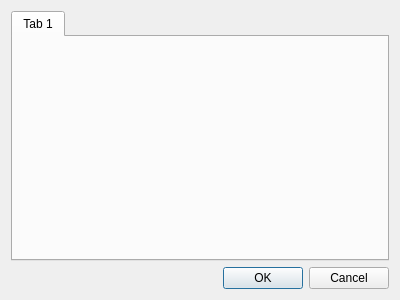
<?xml version="1.0" encoding="UTF-8"?>
<ui version="4.0">
 <class>PreferencesDialog</class>
 <widget class="QDialog" name="PreferencesDialog">
  <property name="geometry">
   <rect>
    <x>0</x>
    <y>0</y>
    <width>400</width>
    <height>300</height>
   </rect>
  </property>
  <property name="windowTitle">
   <string>Dialog</string>
  </property>
  <layout class="QGridLayout" name="gridLayout">
   <item row="1" column="0">
    <widget class="QDialogButtonBox" name="buttonBox">
     <property name="orientation">
      <enum>Qt::Horizontal</enum>
     </property>
     <property name="standardButtons">
      <set>QDialogButtonBox::Cancel|QDialogButtonBox::Ok</set>
     </property>
    </widget>
   </item>
   <item row="0" column="0">
    <widget class="QTabWidget" name="tabWidget">
     <property name="currentIndex">
      <number>0</number>
     </property>
     <widget class="QWidget" name="tab">
      <attribute name="title">
       <string>Tab 1</string>
      </attribute>
     </widget>
    </widget>
   </item>
  </layout>
 </widget>
 <resources/>
 <connections>
  <connection>
   <sender>buttonBox</sender>
   <signal>accepted()</signal>
   <receiver>PreferencesDialog</receiver>
   <slot>accept()</slot>
   <hints>
    <hint type="sourcelabel">
     <x>248</x>
     <y>254</y>
    </hint>
    <hint type="destinationlabel">
     <x>157</x>
     <y>274</y>
    </hint>
   </hints>
  </connection>
  <connection>
   <sender>buttonBox</sender>
   <signal>rejected()</signal>
   <receiver>PreferencesDialog</receiver>
   <slot>reject()</slot>
   <hints>
    <hint type="sourcelabel">
     <x>316</x>
     <y>260</y>
    </hint>
    <hint type="destinationlabel">
     <x>286</x>
     <y>274</y>
    </hint>
   </hints>
  </connection>
 </connections>
</ui>
